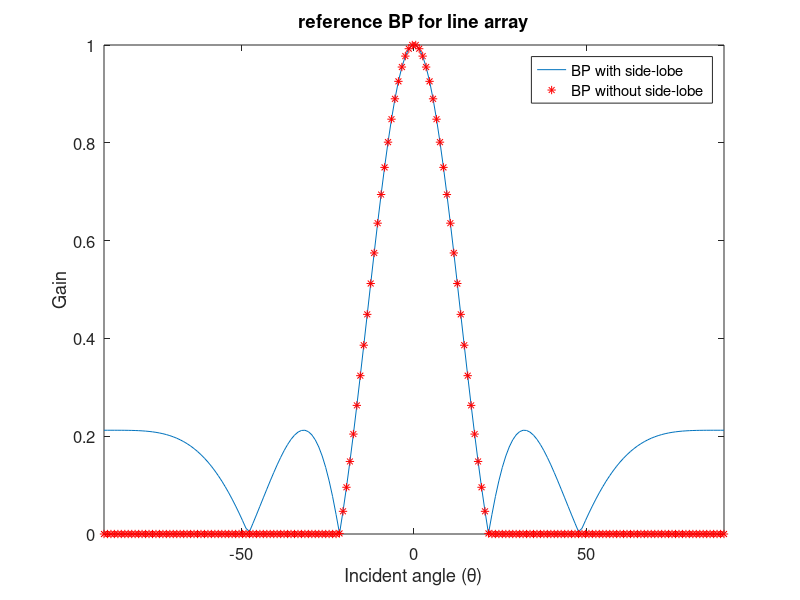
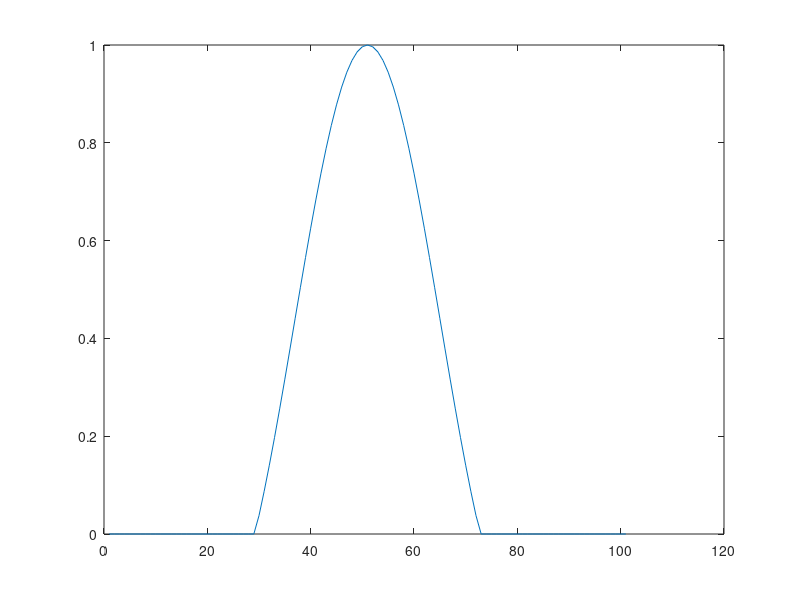
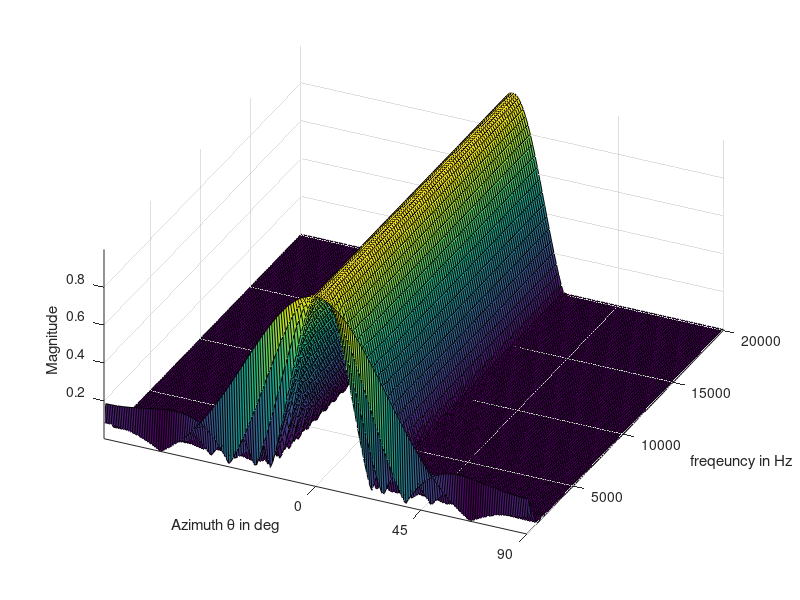

MATLAB code for these plots, in order: (Note: this script raises an error after producing the figures.)
clear;
clc;
Nfft = 256;               % FFT length used to implement FFT filterbank
Nfh = Nfft/2+1;           % number of frequency points in [0,Fs/2]
Fs = 48000;
Fsh = Fs/2;
fl = 350;                 % lower and upper cutoff frequencies of filterbank
fu = 20000;
klow = round(fl/Fsh*Nfh);
kup = round(fu/Fsh*Nfh);
f = Fsh/Nfh*(klow:kup)';  % frequencies used to compute T and W
Nf = length(f);
N = 101;                   % number of microphone
dH = 0.01;            % minimum sensor distance in m
gamma = 1;
numCluster = 5;
numPrsnt = 2;


c = 343.2;                 % speed of sound in m/s
f_test = 2000;

x_map = zeros(N,Nf);
n = -(N-1)/2:(N-1)/2;

x_array = n*dH;
theta = linspace(-pi/2, pi/2, 180); % discrete Theta angle 
Ntheta = length(theta);


BP = 0.0307*exp(-1j*3*pi*sin(theta)) + 0.2028*exp(-1j*2*pi*sin(theta)) + ...
    0.1663*exp(-1j*1*pi*sin(theta)) + ...
    0.2004*exp(-1j*0*pi*sin(theta)) + ...
    0.1663*exp(1j*1*pi*sin(theta)) + ...
    0.2028*exp(1j*2*pi*sin(theta)) + ...
    0.0307*exp(1j*3*pi*sin(theta));
BP = BP/max(abs(BP));
BP_ML = zeros(1,length(BP));
BP_ML(69:112) = BP(69:112); 
figure();

plot(theta*180/pi,abs(BP));

hold on 
plot(theta*180/pi,abs(BP_ML),'*r');
ylabel('Gain');
xlabel('Incident angle (\theta)');
set(gcf,'color','w');
legend('BP with side-lobe','BP without side-lobe');
title('reference BP for line array')
set(gca,'FontSize', 12);
axis tight
BP = BP_ML;
%%
FI = zeros(Ntheta,Nf);
figure()

for i=1:Nf
    
  Br = zeros(N,1);  
  Rc = (f(i)*N*dH/c);
  %f(i) = Rc*c/N/dH;
  x_points = Rc*cos(theta);
  %boudary  = find(abs(n)<= Rc  );
  %outside  = find(abs(n)> Rc  );
  boudary = find(abs(n)<= Rc*sind(90-69)  );
  outside  = find(abs(n)> Rc*sind(90-69)  );
  thetaS = asin(n(boudary)/Rc);
  

  % reference beam-pattern
  Br(boudary)= 0.0307*exp(-1j*3*pi*sin(thetaS)) + ...
    0.2028*exp(-1j*2*pi*sin(thetaS)) + ...
    0.1663*exp(-1j*1*pi*sin(thetaS)) + ...
    0.2004*exp(-1j*0*pi*sin(thetaS)) + ...
    0.1663*exp(1j*1*pi*sin(thetaS)) + ...
    0.2028*exp(1j*2*pi*sin(thetaS)) + ...
    0.0307*exp(1j*3*pi*sin(thetaS));
   %Br(outside)= abs(Br(boudary(end)));
   Br(boudary) = Br(boudary)/max(Br(boudary));

    
   % animation plot
   plot(abs(Br)) 
   temp = fftshift(Br(end:-1:1));
   h = fftshift(ifft(temp(end:-1:1))); 
    %   MagMax = max(abs(h));
    %   idxZero = find (abs(h)<0.05*MagMax);
    %   h(idxZero) = 0;
   x_map(:,i) = h;
  
  
  %hold on
  pause(0.01)
  
  %beam plot
  beta = 2*pi*f(i)/c;             % wave number
  D = exp(1j*beta*x_array(ones(1,Ntheta),:).*sin(theta(ones(N,1),:))');
  FI(:,i) = (D*(h));     
end
%%
pos = [0.5 0.5 0.4 0.4];

figure('numbertitle','off','name','beam pattern of full array',...
      'Units','normal','Position',pos);
surf(180/pi*theta,f,abs(FI)');
axis tight
set(gca,'XTick',[0 45 90 135 180]);
view([25,50]);
xlabel('Azimuth \theta in deg');
ylabel('freqeuncy in Hz');
zlabel('Magnitude');
grid on
set(gcf,'color','w');

figure()
k_p = round((16000-fl)/Fsh*Nfh)+1;
p = linspace(-pi, pi, 360);
dBmin = -50;
R_ref = abs([BP BP(end:-1:1)])';
RdB = max(dBmin,20*log10(R_ref));
polarplot(p,RdB','k'); 

hold on

R = abs([FI(end:-1:1,k_p);FI(:,k_p)]);
RdB = max(dBmin,20*log10(R)) ;
polarplot(p,RdB','--r'); 

axis tight;
%title(Plot_Title(iConfig));
set(gca,'FontSize', 12);
legend('expected BP','real BP');
set(gcf,'color','w');
